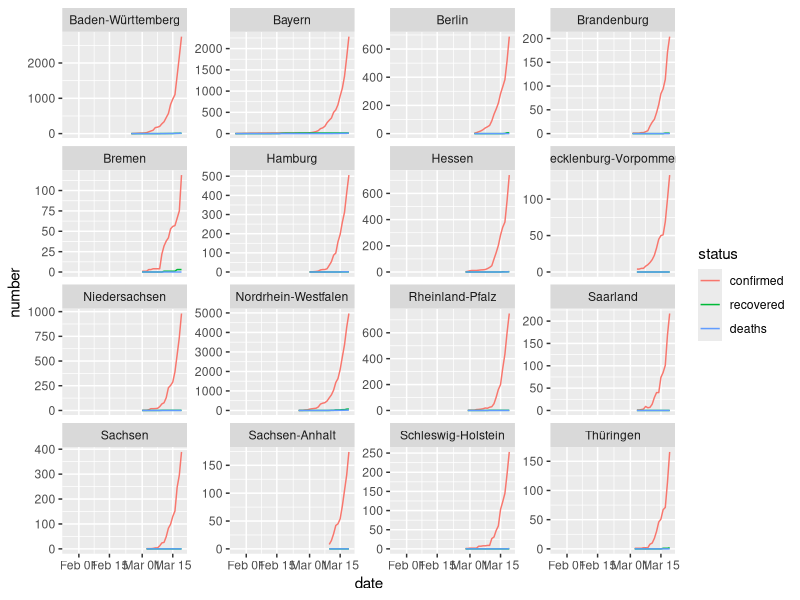
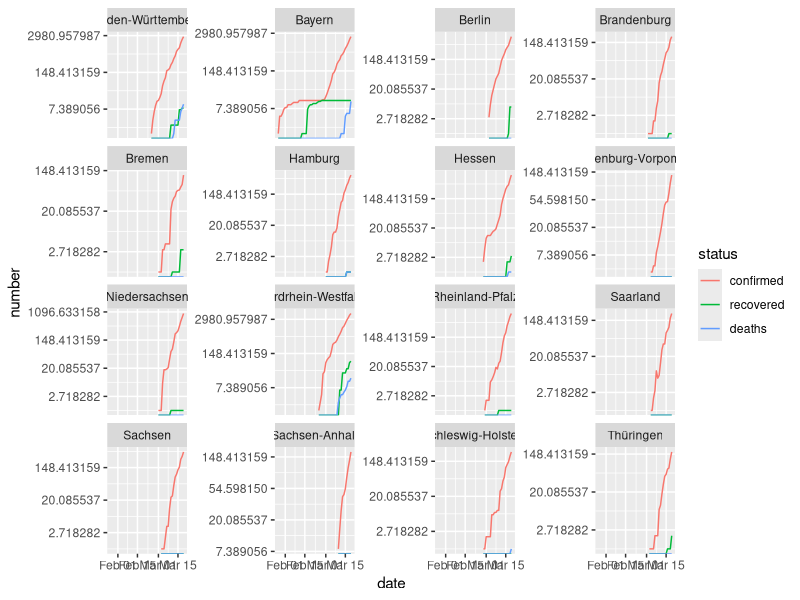
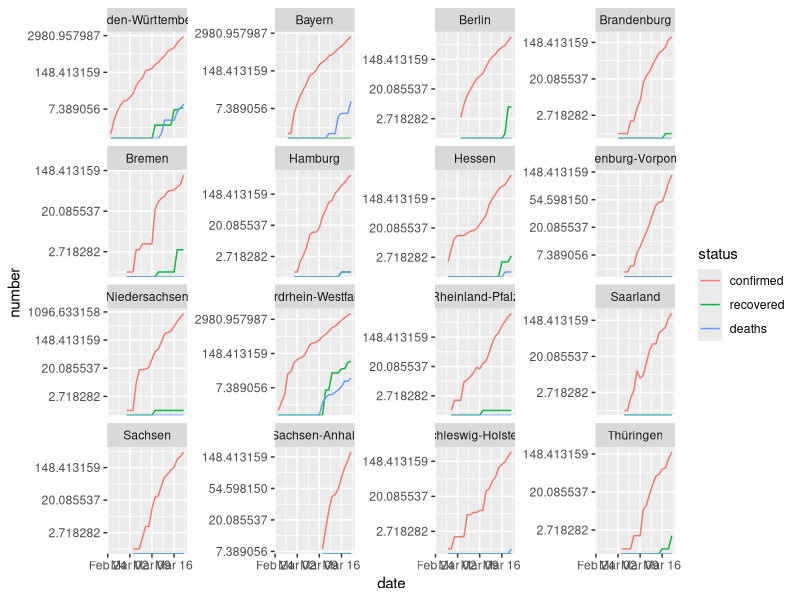
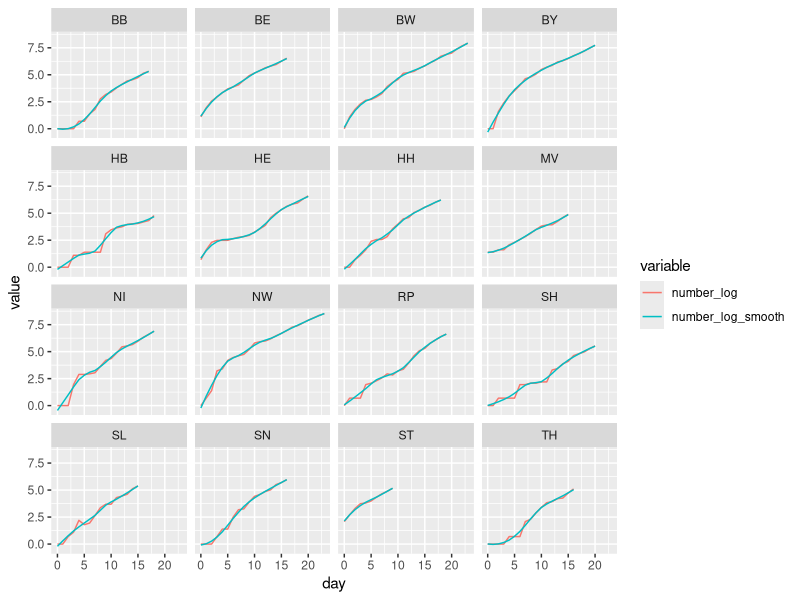
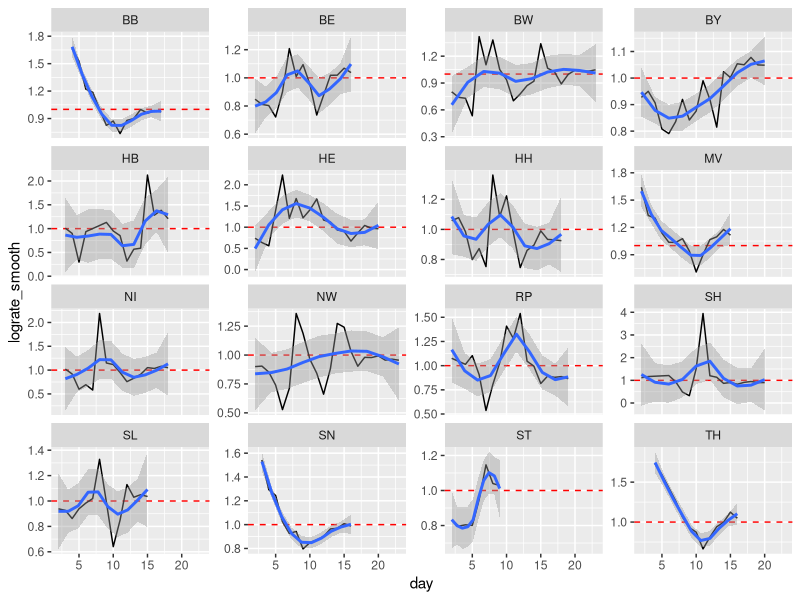
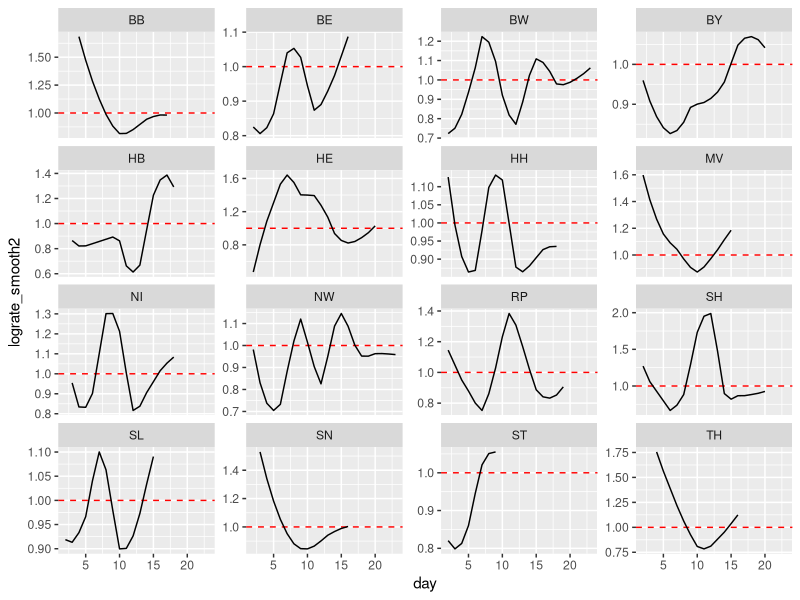
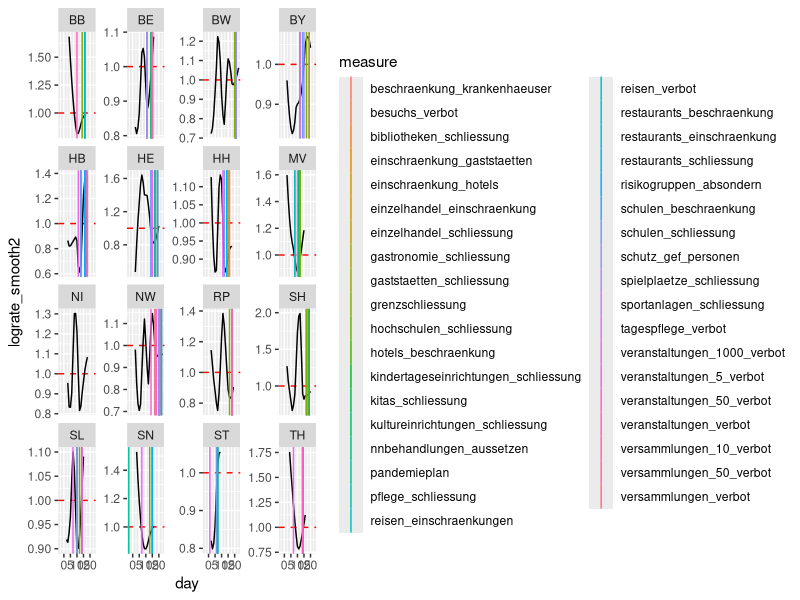
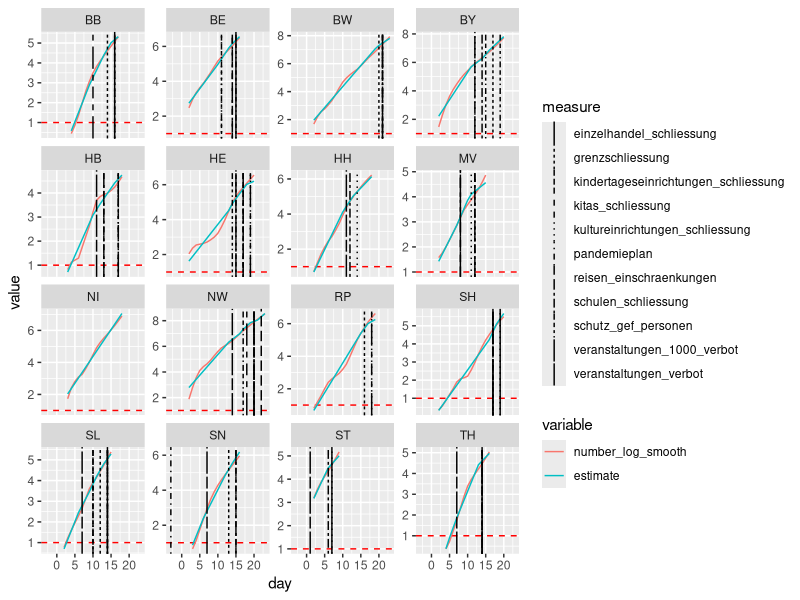

Recreate these plots in R, in order.
setwd("/wales/wirvsvirus/FlatCurver")

update_date <- Sys.Date()#"2020-03-19"


library("data.table")
library("ggplot2")
#library("googlesheets") # Funktioniert momentan nicht

# Daten laden

# Mappingtabelle Bundesland zu Kürzel
DT_map_BL <- fread("data/corona_measures - BL Resarch Mapping.csv")
DT_map_BL <- DT_map_BL[, .(bundesland, short)]

# Zahl der Infizierten usw.
DT <- fread("data/Coronavirus.history.v2.csv")
DT[, date := as.Date(date, tz = "Europe/Berlin")]

DT <- DT[date <= as.Date(update_date)] 

dt <- melt(DT, id.vars = c("date", "parent", "label", "lon", "lat"), variable.name = "status", value.name = "number")
dt[, .N, by = parent]

# Reduziere Daten auf nur Deutschland
dtDE <- dt[parent == "Deutschland", -"parent", with = FALSE]
dtDE <- merge(dtDE, DT_map_BL, by.x = "label", by.y = "bundesland", all.x = TRUE)
setnames(dtDE, "short", "bundesland")

# Die Gruppe "Repatriierte" ist wenig interessant und wird entfernt
dtDE <- dtDE[label != "Repatriierte"]

# Maßnahmentabelle
DT_measures <- fread("data/corona_measures - Measures_Overview.csv")
DT_measures <- DT_measures[, .(gueltig_ab, gueltig_bis, bundesland, measure = label)]
DT_measures[, gueltig_ab := as.Date(gueltig_ab, tz = "Europe/Berlin")]
DT_measures[, gueltig_bis := as.Date(gueltig_bis, tz = "Europe/Berlin")]
DT_measures[!is.na(gueltig_ab) & is.na(gueltig_bis), gueltig_bis := DT[, max(date)] + 1]
DT_measures <- DT_measures[!is.na(gueltig_ab) & !is.na(gueltig_bis)]
# Entferne Maßnahmen, die noch nicht in Kraft getreten sind
DT_measures <- DT_measures[gueltig_ab <= dtDE[, max(date)]]



# Daten zu Grenzschließungen
DT_borders <- fread("data/corona_measures - Grenzkontrollen.csv")
DT_borders <- DT_borders[, .(gueltig_ab, gueltig_bis, bundesland, nachbarstaat)]
DT_borders[, gueltig_ab := as.Date(gueltig_ab, tz = "Europe/Berlin")]
DT_borders[, gueltig_bis := as.Date(gueltig_bis, tz = "Europe/Berlin")]
DT_borders[!is.na(gueltig_ab) & is.na(gueltig_bis), gueltig_bis := DT[, max(date)] + 1]
DT_borders <- DT_borders[!is.na(gueltig_ab) & !is.na(gueltig_bis)]
# Perspektivisch könne man die Information zu Nachbarstaaten in Verbindung mit den relatien Infektionszahlen dort in Verbindung bringen und für die angrenzenden Bundesländern in Zusammenhang mit den Grenzschließungen verwenden.  Der Einfachheit halber wird jetzt aber nur die binäre Information verwendet, ob Grenzschließungen stattfanden oder nicht.


# Füge die Grenzschließungsdaten zu den Maßnahmen hinzu
DT_measures <- rbind(DT_measures, DT_borders[, .(gueltig_ab, gueltig_bis, bundesland, measure = "grenzschliessung")])



# Füge Maßnahmen zu den Infektionsdaten hinzu
measures <- lapply(DT_measures[, unique(measure)], function (m) {
  tmp <- DT_measures[measure == m]
  tmp[, measure := NULL]
  tmp[, c(m) := gueltig_ab]
  N <- tmp[, .N, by = bundesland][N > 1]
  if (NROW(N) > 0) {
    # <TODO> In Zukuft muss hier ein Vergleich über den ganzen Zeitraum erfolgen!
    tmp <- tmp[tmp[, .(gueltig_ab = min(gueltig_ab)), by = bundesland], on = c("bundesland", "gueltig_ab")]
  }
  setkey(tmp, bundesland, gueltig_ab, gueltig_bis)
  return(unique(tmp))
})
names(measures) <- DT_measures[, unique(measure)]

dtDE[, date_helper := date]
setkey(dtDE, bundesland, date, date_helper)

tmp <- dtDE
for (m in names(measures)) {
  n0 <- nrow(tmp)
  cols_initial <- colnames(tmp)
  tmp <- foverlaps(tmp, measures[[m]], by.x = c("bundesland", "date", "date_helper"), by.y = c("bundesland", "gueltig_ab", "gueltig_bis"))
#  tmp[get(m) == "1970-01-01", c(m) := NA]
  tmp[!is.na(get(m)), tmp := as.numeric(difftime(get("date"), get(m), units = "days")) + 1]
  ranges <- tmp[, .(start = which.min(tmp), end = which.max(tmp)), by = .(bundesland, status)]
  tmp[, i := 1:.N, by = .(bundesland, status)]
  for (B in ranges[, unique(bundesland)]) {
    for (S in ranges[, unique(status)]) {
      tmp[(bundesland == B) & (status == S) & i < ranges[(bundesland == B) & (status == S), start], tmp := 0]
      # <TODO> Das Ende muss auch berücksichtigt werden!
    }
  }
  tmp[is.na(tmp), tmp := 0]
  tmp[, c(m) := NULL]
  setnames(tmp, "tmp", m)
  tmp <- tmp[, c(cols_initial, m), with = FALSE]
  
  if (nrow(tmp) != n0) { print("stop!"); break() }
}
tmp <- tmp[, -"date_helper", with = FALSE]

dtDE <- tmp





setorder(dtDE, bundesland, status, date)

# Wie verlaufen die Kurven?
ggplot(dtDE, aes(x = date, y = number, col = status)) + geom_line() + facet_wrap(~ label, scales = "free_y")

# Das Wachstum sollte und sieht exponenetell aus.  Dann ist das logarithmierte Wachstum linear.
# In Bayern hat es augenscheinlich zwei zeitlich getrennte Ansteckungswellen gegeben.  Der einfachheit halber werden daher im folgenden die Fälle aus der ersten Welle (Webasto) entfernt und die kumulierten Zahlen entsprechend zurückgesetzt.
ggplot(dtDE, aes(x = date, y = number, col = status)) + geom_line() + facet_wrap(~ label, scales = "free_y") + scale_y_continuous(trans = "log")

# Alle Fälle für Bayern vor 2020-02-28 werden entfernt.
dtDE[(bundesland == "BY") & (status == "confirmed"), c(NA, diff(number))]
dtDE[bundesland == "BY"][20:34]
corrections <- dtDE[(bundesland == "BY") & (date == "2020-02-27"), .(bundesland, status, correction = number)]
dtDE <- merge(dtDE, corrections, by = c("bundesland", "status"), all = TRUE)
dtDE[bundesland == "BY", number := number - correction]
dtDE <- dtDE[!((bundesland == "BY") & (date < "2020-02-28"))]
dtDE[, correction := NULL]


# Mit den obigen Bereinigungen scheinen die logarithmierten Wachstumsraten nun annähernd linear zu sein.
ggplot(dtDE, aes(x = date, y = number, col = status)) + geom_line() + facet_wrap(~ label, scales = "free_y") + scale_y_continuous(trans = "log")



# Datensatz für nur Infektionen
dtDEconfirmed <- dtDE[status == "confirmed"]

# Normalisiere Datum auf Tage seit Erstinfektion
dtDEconfirmed[, day := as.numeric(difftime(date, .SD[1, date], units = "days")), by = bundesland]

# Fallzahlen logarithmieren (und glätten)
dtDEconfirmed[, number_log := log(number)]
dtDEconfirmed[, number_log_smooth := predict(loess(number_log ~ day, span = 10 / .N)), by = bundesland]

ggplot(melt(dtDEconfirmed[, .(bundesland, day, number_log, number_log_smooth)], id.vars = c("bundesland", "day")), aes(x = day, y = value, col = variable)) + geom_line() + facet_wrap(~ bundesland)

# Wachstumsraten
dtDEconfirmed[, lograte := (number_log - shift(number_log, 1)) / (shift(number_log, 1) - shift(number_log, 2))]
dtDEconfirmed[, lograte_smooth := (number_log_smooth - shift(number_log_smooth, 1)) / (shift(number_log_smooth, 1) - shift(number_log_smooth, 2))]

dtDEconfirmed <- na.omit(dtDEconfirmed)
dtDEconfirmed <- dtDEconfirmed[day > 1]

# Verlauf der Rate der logarithmierten Fallzahlen (mit Glättung)
ggplot(dtDEconfirmed, aes(x = day, y = lograte_smooth)) + geom_hline(yintercept = 1, col = "red", lty = 2) + geom_line() + facet_wrap(~ bundesland, scales = "free_y") + geom_smooth(method = "loess", n = 10)

# Auch die auf Basis geglätteter Fallzahlen ermittlete Rate wird nun geglättet
dtDEconfirmed[, lograte_smooth2 := predict(loess(lograte_smooth ~ day, span = 10 / .N)), by = bundesland]

ggplot(dtDEconfirmed, aes(x = day, y = lograte_smooth2)) + geom_hline(yintercept = 1, col = "red", lty = 2) + geom_line() + facet_wrap(~ bundesland, scales = "free_y")

# Geglättete Änderungsraten mit Maßnahmen
dt_plot <- copy(dtDEconfirmed)
dt_plot_measures <- merge(DT_measures[, .(gueltig_ab, bundesland, measure)], dtDE[, .(date0 = min(date)), by = bundesland], by = "bundesland")[, .(bundesland, measure, day = as.numeric(difftime(gueltig_ab, date0, units = "days")))]
ggplot(dt_plot, aes(x = day, y = lograte_smooth2)) + geom_hline(yintercept = 1, col = "red", lty = 2) + geom_line() + geom_vline(data = dt_plot_measures, aes(xintercept = day, col = measure)) + facet_wrap(~ bundesland, scales = "free_y")






# Modellierung

# Lineares gemischtes Modell
library("lme4")
response <- "number_log_smooth"
vars_random <- c("day")
vars_fixed <- names(measures)[dtDEconfirmed[, lapply(.SD, function (x) mean(x == FALSE)), .SDcols = names(measures)] < 0.95]
f_lme <- formula(paste(c(
  response,
  paste(c(
    paste(vars_fixed),
    paste0("(", paste(vars_random, sep = "|bundesland)+"), "|bundesland)")
  ), collapse = "+")
), collapse = "~"))
mod_lme <- lmer(f_lme, data = dtDEconfirmed)
summary(mod_lme)
# Bis auf die Maßnahmen schutz_gef_personen und pandemieplan ist der Effekt wie erwünscht negativ, die Paramter sind allerdings nicht alle signifikant verschieden von Null

# Füge gefittete Werte zum Datensatz hinzu
dtDEconfirmed[, yhat_lme := fitted(mod_lme)]

dt_plot <- melt(dtDEconfirmed[, .(bundesland, day, number_log_smooth, estimate = yhat_lme)], id.vars = c("bundesland", "day"))
dt_plot_measures <- merge(DT_measures[measure %in% vars_fixed, .(gueltig_ab, bundesland, measure)], dtDE[, .(date0 = min(date)), by = bundesland], by = "bundesland")[, .(bundesland, measure, day = as.numeric(difftime(gueltig_ab, date0, units = "days")))]

p <- ggplot(dt_plot, aes(x = day, y = value, col = variable)) + geom_hline(yintercept = 1, col = "red", lty = 2) + geom_line() + geom_vline(data = dt_plot_measures, aes(xintercept = day, lty = measure)) + facet_wrap(~ bundesland, scales = "free_y")
p
#ggsave(filename = "/wales/wirvsvirus/geglaettete_log_rate_mit_schaetzung.png", plot = p, width = 12, height = 8)


# Da die Daten Zeitreihen sind sind die Beobachtungen natürich nicht i.i.d.
layout(matrix(1:dtDEconfirmed[, uniqueN(bundesland)], nrow = 4))
lapply(dtDEconfirmed[, unique(bundesland)], function (x) acf(dtDEconfirmed[bundesland == x, number_log_smooth], main = x))

# Berücksichtigung der Korrelationsstruktur der Zeitreihen durch Modellierung mit nlme::lme funktioniert nicht da s nicht konvergiert.  Stattdessen wird mit Differenzierung gearbeitet
dtDEconfirmed[, number_log_smooth_diff := number_log_smooth - shift(number_log_smooth), by = bundesland]

# Autokorrelation ist noch vorhanden... Sollte vielleicht zweite Differenzen nehmen
layout(matrix(1:dtDEconfirmed[, uniqueN(bundesland)], nrow = 4))
lapply(dtDEconfirmed[, unique(bundesland)], function (x) acf(dtDEconfirmed[bundesland == x, number_log_smooth_diff], na.action = na.omit, main = x))

f_lme_diff <- as.character(f_lme)
f_lme_diff[2] <- "number_log_smooth_diff"
f_lme_diff <- formula(paste(f_lme_diff[c(2, 1, 3)], collapse = ""))
mod_lme_diff <- lmer(f_lme_diff, data = dtDEconfirmed)
summary(mod_lme_diff)

# Füge gefittete Werte zum Datensatz hinzu
dtDEconfirmed[!is.na(number_log_smooth_diff), yhat_lme_diff := fitted(mod_lme_diff)]
dt_plot <- melt(dtDEconfirmed[, .(bundesland, day, number_log_smooth_diff, estimate = yhat_lme_diff)], id.vars = c("bundesland", "day"))

p <- ggplot(dt_plot, aes(x = day, y = value, col = variable)) + geom_hline(yintercept = 1, col = "red", lty = 2) + geom_line() + geom_vline(data = dt_plot_measures, aes(xintercept = day, lty = measure)) + facet_wrap(~ bundesland, scales = "free_y")
p



# Versuch mit Differenzen weiten Grades
dtDEconfirmed[, number_log_smooth_diff2 := number_log_smooth_diff - shift(number_log_smooth_diff), by = bundesland]

# Autokorrelation ist noch vorhanden... Sollte vielleicht zweite Differenzen nehmen
layout(matrix(1:dtDEconfirmed[, uniqueN(bundesland)], nrow = 4))
lapply(dtDEconfirmed[, unique(bundesland)], function (x) acf(dtDEconfirmed[bundesland == x, number_log_smooth_diff2], na.action = na.omit, main = x))

f_lme_diff2 <- as.character(f_lme)
f_lme_diff2[2] <- "number_log_smooth_diff2"
f_lme_diff2 <- formula(paste(f_lme_diff2[c(2, 1, 3)], collapse = ""))
mod_lme_diff2 <- lmer(f_lme_diff2, data = dtDEconfirmed)
summary(mod_lme_diff2)

# Füge gefittete Werte zum Datensatz hinzu
dtDEconfirmed[!is.na(number_log_smooth_diff2), yhat_lme_diff2 := fitted(mod_lme_diff2)]
dt_plot <- melt(dtDEconfirmed[, .(bundesland, day, rate = number_log_smooth_diff2, estimate = yhat_lme_diff2)], id.vars = c("bundesland", "day"))

p <- ggplot(dt_plot, aes(x = day, y = value, col = variable)) + geom_hline(yintercept = 1, col = "red", lty = 2) + geom_line() + geom_vline(data = dt_plot_measures, aes(xintercept = day, lty = measure)) + facet_wrap(~ bundesland, scales = "free_y")
p





# Mit der geglätteten Lograte?

layout(matrix(1:dtDEconfirmed[, uniqueN(bundesland)], nrow = 4))
lapply(dtDEconfirmed[, unique(bundesland)], function (x) acf(dtDEconfirmed[bundesland == x, lograte_smooth], na.action = na.omit, main = x))

f_lme_lograte <- as.character(f_lme)
f_lme_lograte[2] <- "lograte_smooth2"
f_lme_lograte <- formula(paste(f_lme_lograte[c(2, 1, 3)], collapse = ""))
mod_lme_lograte <- lmer(f_lme_lograte, data = dtDEconfirmed)
summary(mod_lme_lograte)

dtDEconfirmed[!is.na(lograte_smooth), yhat_lme_lograte := fitted(mod_lme_lograte)]
dt_plot <- melt(dtDEconfirmed[, .(bundesland, day, lograte_smooth2, estimate = yhat_lme_lograte)], id.vars = c("bundesland", "day"))

p <- ggplot(dt_plot, aes(x = day, y = value, col = variable)) + geom_hline(yintercept = 1, col = "red", lty = 2) + geom_line() + geom_vline(data = dt_plot_measures, aes(xintercept = day, lty = measure)) + facet_wrap(~ bundesland, scales = "free_y")
p




# Regressionscoeffizienten visualisieren
coefs <- summary(mod_lme)$coefficients[-1, ]

# Offene Fragen (Basti?)
# Zeit seit Eifüḧrung der Maßnahmen auf 14/14 beschränken wg. Inkubationszeit?
# Bevölkerugsdichte hinzunehmen?


layout(1:3)
plot(dtDEconfirmed$day, residuals(mod_lme)); abline(0, 0, col = 2, lty = 2)
plot(dtDEconfirmed[!is.na(number_log_smooth_diff), day], residuals(mod_lme_diff)); abline(0, 0, col = 2, lty = 2)
plot(dtDEconfirmed[!is.na(number_log_smooth_diff2), day], residuals(mod_lme_diff2)); abline(0, 0, col = 2, lty = 2)









# Datenexport für Dashboard

# Regressionskoeffizienten


coefs <- data.frame(summary(mod_lme_lograte)$coefficients[-1, c("Estimate", "Std. Error")])
coefs$measure <- rownames(coefs)
coefs <- data.table(coefs)
setnames(coefs, "Std..Error", "se")
setnames(coefs, "Estimate", "estimate")
coefs[, lower := estimate - qnorm(0.975) * se]
coefs[, upper := estimate + qnorm(0.975) * se]
coefs <- merge(data.table(measure = sort(names(measures))), coefs[, .(measure, lower, estimate, upper)], on = "measure", all = TRUE)
coefs[, updated := update_date]


coefs_19 <- copy(coefs)
coefs_18 <- copy(coefs)

coefs <- rbind(coefs_18, coefs_19)
setorder(coefs, measure, updated)
coefs

fwrite(coefs, file = "data/measure_effect_estmates.csv", sep = ",", dec = ".", quote = TRUE)
